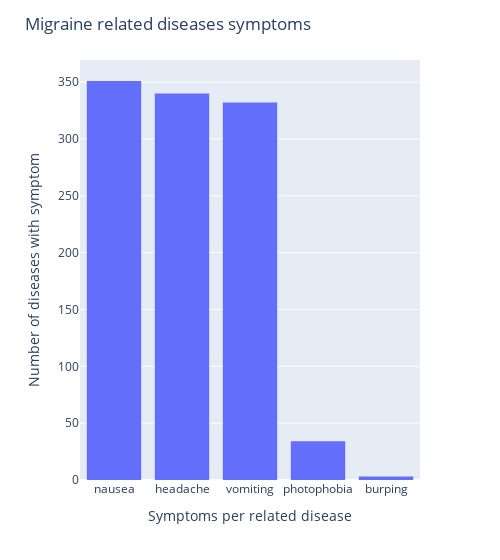

Here is the notebook cell this chart was saved with:
### Code cell
plot_symptoms_count_histogram()

### Figure 1 — Plotly figure (JSON) as saved in the notebook; plotly's stock layout.template omitted (floating-point values rounded to 4 significant figures)
{"data": [{"alignmentgroup": "True", "bingroup": "x", "histfunc": "sum", "hovertemplate": "symptoms=%{x}<br>sum of count=%{y}<extra></extra>", "legendgroup": "", "marker": {"color": "#636efa", "pattern": {"shape": ""}}, "name": "", "offsetgroup": "", "orientation": "v", "showlegend": false, "type": "histogram", "x": ["nausea", "headache", "vomiting", "photophobia", "burping"], "xaxis": "x", "y": [351, 340, 332, 34, 3], "yaxis": "y"}], "layout": {"barmode": "relative", "legend": {"tracegroupgap": 0}, "margin": {"t": 60}, "title": {"text": "Migraine related diseases symptoms"}, "width": 500, "xaxis": {"anchor": "y", "domain": [0, 1], "title": {"text": "Symptoms per related disease"}}, "yaxis": {"anchor": "x", "domain": [0, 1], "title": {"text": "Number of diseases with symptom"}}}}
